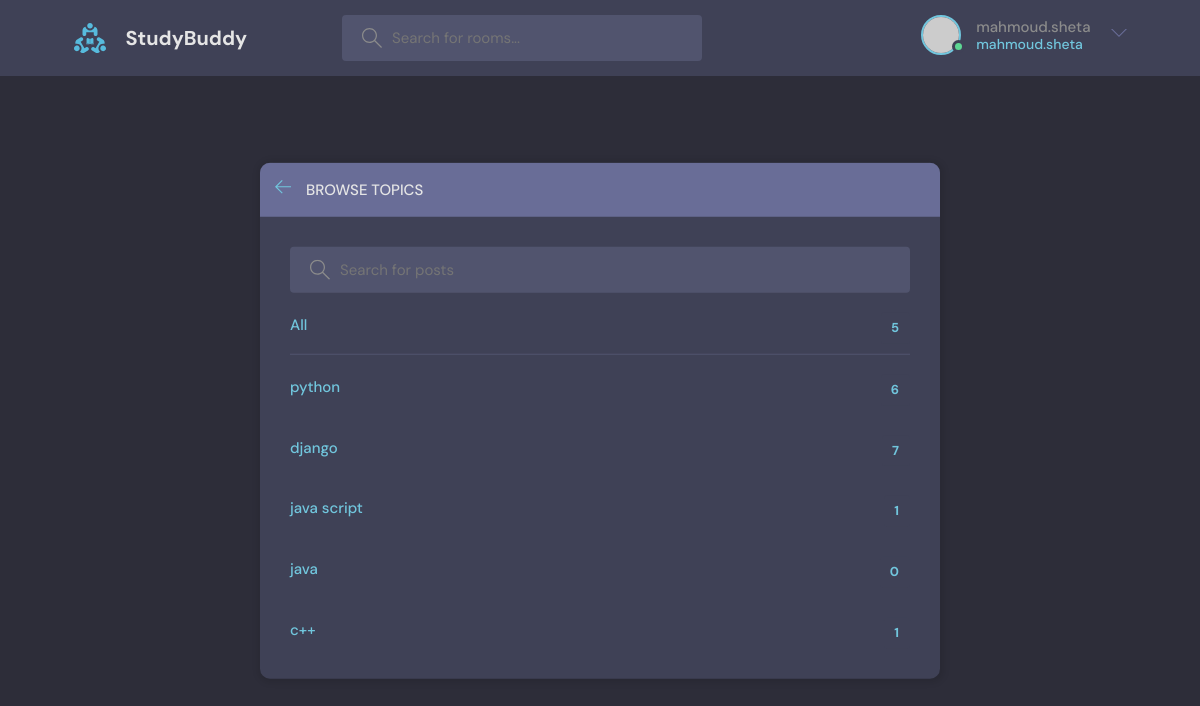
The app's page /topicpage/ (signed in) with its own data.
### base/models.py (models this page shows)
class Topic(models.Model):
    name = models.CharField(max_length=200)
    def __str__(self):
        return self.name

### base/views.py (the view)
# urls.py: path('topicpage/', views.topicpage, name="topicpage"),
def topicpage(request):
    q = request.GET.get('q') if request.GET.get('q') != None else ''
    topics = Topic.objects.filter(name__icontains=q)
    return render(request, 'base/topic.html', {'topics': topics})

### base/templates/base/topic.html (shortened to what this page needs)
{% extends 'main.html' %} {% block contant %}
<main class="create-room layout">
    <div class="container">
        <div class="layout__box">
            <div class="layout__boxHeader">
                <div class="layout__boxTitle">
                    <a href="{% url 'home'%}">
                        <svg version="1.1" xmlns="http://www.w3.org/2000/svg" width="32" height="32" viewBox="0 0 32 32">
                <title>arrow-left</title>
                <path
                  d="M13.723 2.286l-13.723 13.714 13.719 13.714 1.616-1.611-10.96-10.96h27.625v-2.286h-27.625l10.965-10.965-1.616-1.607z"
                ></path>
              </svg>
                    </a>
                    <h3>Browse Topics</h3>
                </div>
            </div>
            <div class="topics-page layout__body">
                <form action="" method="get" class="header__search">
                    <label>
              <input name="q" placeholder="Search for posts" />
            </label>
                </form>
                <ul class="topics__list">
                    <li>
                        <a href="{% url 'home'%}" class="active">All <span>{{topics.count}}</span></a>
                    </li>
                    <li>
                        {%for topic in topics %}
                        <a href="{% url 'home'%}?q={{topic}}" class="active">{{topic}} <span>{{topic.room_set.all.count}}</span></a> {%endfor %}
                    </li>
                </ul>
            </div>
        </div>
    </div>
</main>
{% endblock contant %}

### templates/nave.html (shortened to what this page needs)
{%load static%}
<header class="header header--loggedIn">
    <div class="container">
        <a href="{% url 'home'%}" class="header__logo">
            <img src="{% static 'images/logo.svg' %}" />
            <h1>StudyBuddy</h1>
        </a>
        <form class="header__search" method="GET" action="{% url 'home'%}">
            <label>
        <input name="q" placeholder="Search for rooms..." />
      </label>
        </form>
        <nav class="header__menu">
            {% if request.user.is_authenticated%}
            <div class="header__user">
                <a href="{%url 'profile' user.id %}">
                    <div class="avatar avatar--medium active">
                        <img src="https://randomuser.me/api/portraits/men/37.jpg" />
                    </div>
                    <p>{{request.user.username}}<span>{{request.user.username}}</span></p>
                </a>
                <button class="dropdown-button">
          <svg version="1.1" xmlns="http://www.w3.org/2000/svg" width="32" height="32" viewBox="0 0 32 32">
            <title>chevron-down</title>
            <path d="M16 21l-13-13h-3l16 16 16-16h-3l-13 13z"></path>
          </svg>
        </button>
            </div>
            {%else%}
            <a href="{% url 'login' %}">
                <img src="{% static 'images/avatar.svg'%}" />
                <p>Login</p>
            </a>
            {%endif%}
    </nav>
  </div>
</header>

### static/styles/style.css (style rules this page uses)
:root { --color-main: #71c6dd; --color-main-light: #e1f6fb; --color-dark: #3f4156; --color-dark-medium: #51546e; --color-dark-light: #696d97; --color-light: #e5e5e5; --color-gray: #8b8b8b; --color-light-gray: #b2bdbd; --color-bg: #2d2d39; --color-success: #5dd693; --color-error: #fc4b0b; }
* { font-family: "DM Sans", -apple-system, BlinkMacSystemFont, "Segoe UI", Roboto, Oxygen, Ubuntu, Cantarell, "Open Sans", "Helvetica Neue", sans-serif; margin: 0; padding: 0; box-sizing: border-box; text-rendering: optimizeLegibility; font-size: inherit; }
html { font-size: 56.25%; }
@media only screen and (min-width: 1200px) { html { font-size: 62.5%; } }
body { line-height: 1.6; font-weight: 400; font-size: 1.5rem; color: var(--color-light-gray); background-color: var(--color-bg); min-height: 100vh; }
img { width: 100%; }
a { display: inline-block; color: var(--color-main); text-decoration: none; }
.container { max-width: 120rem; width: 90%; margin: auto; }
.avatar { position: relative; display: inline-block; border-radius: 50%; border: 2px solid var(--color-main); }
.avatar img { display: block; border-radius: 50%; object-fit: cover; object-position: center; }
.avatar::after { content: ""; display: block; position: absolute; background-color: var(--color-gray); z-index: 111; border-radius: 50%; border: 0.3rem solid var(--color-dark); }
.avatar.active::after { background-color: var(--color-success); }
.avatar.avatar--medium img { width: 3.6rem; height: 3.6rem; border-radius: 50%; }
.avatar.avatar--medium:after { width: 0.7rem; height: 0.7rem; bottom: 0px; right: -6px; }
.header { padding: 1.5rem; background-color: var(--color-dark); }
.header>.container { display: flex; gap: 9.5rem; }
.header__logo, .header__user { display: flex; gap: 2rem; align-items: center; }
.header__logo>img { height: 3.2rem; width: 3.2rem; }
.header__logo>h1 { font-weight: 700; font-size: 2rem; color: var(--color-light); }
.header__search>label { background-color: var(--color-dark-medium); padding: 1.3rem 1rem; display: flex; align-items: center; gap: 1rem; border-radius: 4px; }
.header__search svg { fill: var(--color-gray); width: 2rem; height: 2rem; margin-left: 1rem; }
.header__search input { width: 30rem; background: transparent; border: none; outline: none; color: var(--color-light); }
.header__menu { margin-left: auto; position: relative; }
.header__menu a { display: flex; gap: 1.5rem; align-items: center; font-weight: 500; text-decoration: none; color: var(--color-gray); }
.header__menu img { height: 3.6rem; }
.header__menu p { line-height: 1.2; }
.header__menu span { color: var(--color-main); font-weight: 500; font-size: 1.4rem; display: block; }
.header__menu svg { width: 1.6rem; height: 1.6rem; fill: var(--color-dark-light); }
.dropdown-button { background: transparent; border: 0; outline: 0; cursor: pointer; }
.layout { margin-top: 2.4rem; }
.layout>.container { display: flex; justify-content: space-between; align-items: flex-start; }
.layout__box { width: 90%; max-width: 48rem; min-height: 40rem; position: absolute; top: 50%; left: 50%; transform: translate(-50%, -46%); background-color: var(--color-dark); border-radius: 1rem; box-shadow: 1px 1px 6px 3px rgba(0, 0, 0, 0.1); overflow: hidden; }
.layout__boxHeader { display: flex; padding: 1.5rem; background-color: var(--color-dark-light); }
.layout__boxTitle { display: flex; gap: 1.5rem; align-items: center; }
.layout__boxTitle h3 { text-transform: uppercase; font-weight: 500; color: var(--color-light); }
.layout__boxTitle svg { width: 1.6rem; height: 1.6rem; fill: var(--color-main); }
.layout__body { margin: 3rem; }
.topics__list { list-style: none; }
.topics__list li a { display: flex; justify-content: space-between; margin-bottom: 3rem; font-weight: 500; color: var(--color-light-gray); transition: all 0.3s ease-in-out; }
.topics__list li a.active, .topics__list li a:hover { color: var(--color-main); }
.topics__list li a span { padding: 0.5rem 1rem; background-color: var(--color-dark); border-radius: 3px; font-size: 1.3rem; font-weight: 700; letter-spacing: 1px; }
.topics-page .topics__list li:not(:last-child) a { margin: 2rem 0; padding-bottom: 1rem; text-decoration: none; border-bottom: 1px solid var(--color-dark-medium); }
.topics-page .header__search { display: block; }
.create-room.layout .layout__box { max-width: 68rem; }

### records on screen
Topic: name "python", room_set.all.count "6"
Topic: name "django", room_set.all.count "7"
Topic: name "java script", room_set.all.count "1"
Topic: name "java", room_set.all.count "0"
Topic: name "c++", room_set.all.count "1"

### other values on screen
{{ request.user.username }} "mahmoud.sheta"
{{ topics.count }} "5"
